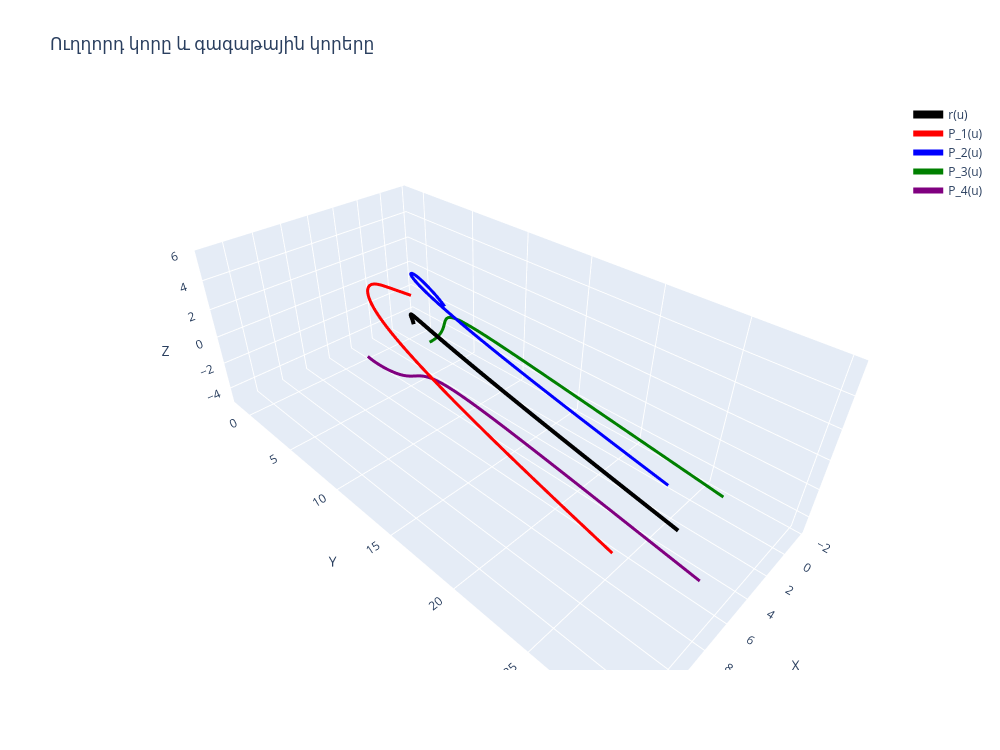

Notebook cell for this chart:
### Code cell
fig_curves = go.Figure()

add_curve(fig_curves, curve_r, 'r(u)', 'black', width=8)

for i, Pc in enumerate(P_curves, start=1):
    add_curve(fig_curves, Pc, f'P_{i}(u)', curve_color_map[i], width=6)

update_layout(fig_curves, 'Ուղղորդ կորը և գագաթային կորերը', 1000, 750)
fig_curves.show()

### Figure 1 — Plotly figure (JSON) as saved in the notebook; plotly's stock layout.template omitted (floating-point values rounded to 4 significant figures; data arrays with more than 128 entries replaced by an {"elided": "..."} marker saying what was removed)
{"data": [{"line": {"color": "black", "width": 8}, "mode": "lines", "name": "r(u)", "type": "scatter3d", "x": {"elided": "180 float values"}, "y": {"elided": "180 float values"}, "z": {"elided": "180 float values"}}, {"line": {"color": "red", "width": 6}, "mode": "lines", "name": "P_1(u)", "type": "scatter3d", "x": {"elided": "180 float values"}, "y": {"elided": "180 float values"}, "z": {"elided": "180 float values"}}, {"line": {"color": "blue", "width": 6}, "mode": "lines", "name": "P_2(u)", "type": "scatter3d", "x": {"elided": "180 float values"}, "y": {"elided": "180 float values"}, "z": {"elided": "180 float values"}}, {"line": {"color": "green", "width": 6}, "mode": "lines", "name": "P_3(u)", "type": "scatter3d", "x": {"elided": "180 float values"}, "y": {"elided": "180 float values"}, "z": {"elided": "180 float values"}}, {"line": {"color": "purple", "width": 6}, "mode": "lines", "name": "P_4(u)", "type": "scatter3d", "x": {"elided": "180 float values"}, "y": {"elided": "180 float values"}, "z": {"elided": "180 float values"}}], "layout": {"height": 750, "scene": {"aspectmode": "data", "xaxis": {"title": {"text": "X"}}, "yaxis": {"title": {"text": "Y"}}, "zaxis": {"title": {"text": "Z"}}}, "title": {"text": "Ուղղորդ կորը և գագաթային կորերը"}, "width": 1000}}
